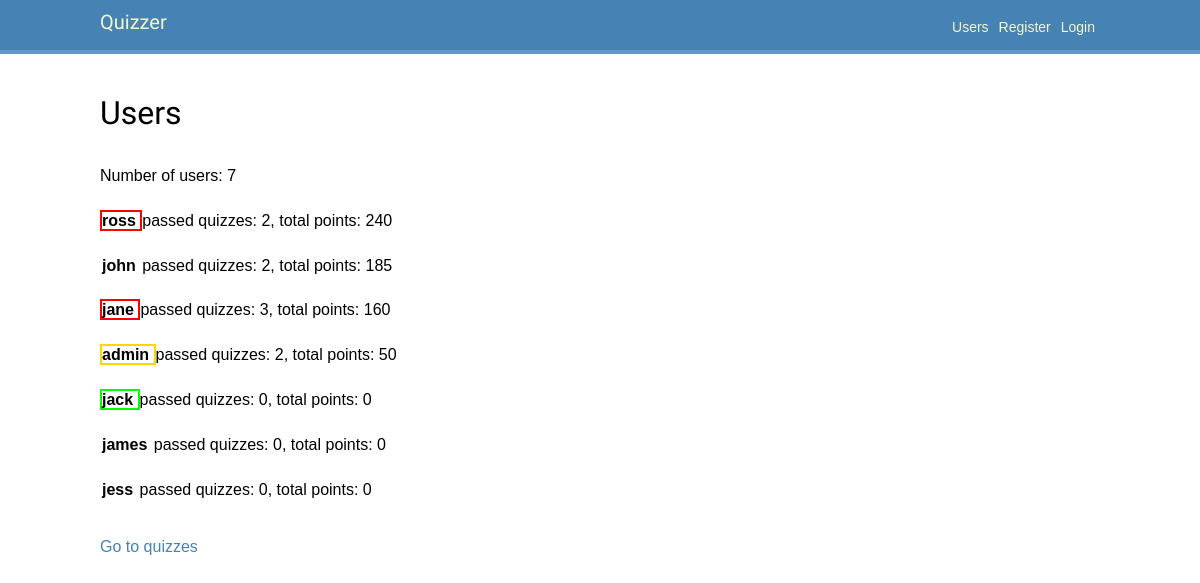
/users/, run on the app's committed database.
### users/models.py (models this page shows, shortened)
class User(AbstractUser):
    balance = models.IntegerField(default=0)
    color = models.ForeignKey(to=Color, on_delete=models.CASCADE,
        related_name='users')  # default= ?
    colors = models.ManyToManyField(Color)  # Need to add default (fabrik?)
    answers = models.ManyToManyField(Answer, blank=True)
    @property
    def total_points(self) -> int:  # total_score? rating?
        return self.answers.filter(
            correctanswer__answer_id=models.F('id')  # the answer is correct
        ).aggregate(
            models.Sum('question__points')
        )['question__points__sum'] or 0  # get('question__points__sum', 0)
    def passed_quizzes(self) -> set[Quiz]:
        return {answer.question.quiz for answer in self.answers.all()}

### quizzes/models.py (models this page shows, shortened)
class Answer(models.Model):
    text = models.CharField(max_length=512)
    question = models.ForeignKey(to=Question, on_delete=models.CASCADE,
                                 related_name='answers')

class Question(models.Model):
    text = models.CharField(max_length=512)
    quiz = models.ForeignKey(to=Quiz, on_delete=models.CASCADE,
                             related_name='questions')
    points = models.IntegerField(default=0)  # Amount of points for correct answer

class Quiz(models.Model):
    title = models.CharField(max_length=128)
    description = models.CharField(max_length=512)

### users/views.py (the view)
# urls.py: path('', UserListView.as_view(), name='user_list'),
class UserListView(ListView):
    model = USER
    template_name = 'users/user_list.html'
    def get_queryset(self) -> QuerySet[Any]:
        queryset = super().get_queryset()
        return queryset
    def get_context_data(self, **kwargs: Any) -> dict[str, Any]:
        context = super().get_context_data(**kwargs)
        context['object_list'] = sorted(
            self.get_queryset(),
            key=lambda user: user.total_points, #passed_quizzes_count,
            reverse=True
        )
        return context

### users/templates/users/user_list.html (shortened to what this page needs)
{% extends "base.html" %}
{% block content %}
    <h1>Users</h1>
    <p>
        Number of users: {{ object_list|length }}
    </p>
    {% if object_list %}
        {% for user in object_list %}
            <p>
                <strong style="
                    border-style: solid;
                    border-width: 2px;
                    border-color: {{ user.color.value }};"
                >
                    {{ user.username }}
                </strong>
                passed quizzes: {{ user.passed_quizzes|length }},
                total points: {{ user.total_points }}
            </p>
        {% endfor %}
    {% else %}
        There are no users yet.
    {% endif %}
    <br><a href="{% url 'quizzes:quiz_list' %}">Go to quizzes</a>
{% endblock %}

### users/static/css/base.css (style rules this page uses)
body { margin:0; padding:0; font-family:helvetica, sans-serif; }
p { line-height: 1.8; }
a { color: steelblue; text-decoration:none; }
h1, h2, h3, h4, h5 , h6 { font-family: 'Muli', sans-serif; font-weight:normal; }
h1 { padding:0 0 10px 0; margin:10px 0 20px 0; }

### data on the page
User: username "ross", passed_quizzes|length "2", total_points "240"
User: username "john", passed_quizzes|length "2", total_points "185"
User: username "jane", passed_quizzes|length "3", total_points "160"
User: username "admin", passed_quizzes|length "2", total_points "50"
User: username "jack", passed_quizzes|length "0", total_points "0"
User: username "james", passed_quizzes|length "0", total_points "0"
User: username "jess", passed_quizzes|length "0", total_points "0"

### other printed values
{{ object_list|length }} "7"
